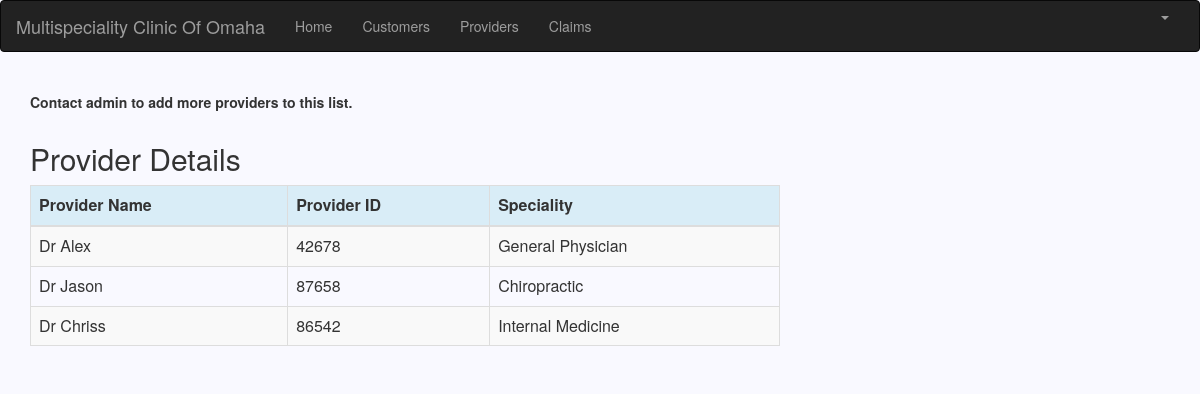
/provider_list (signed in), run on an earlier commit of the app's database.
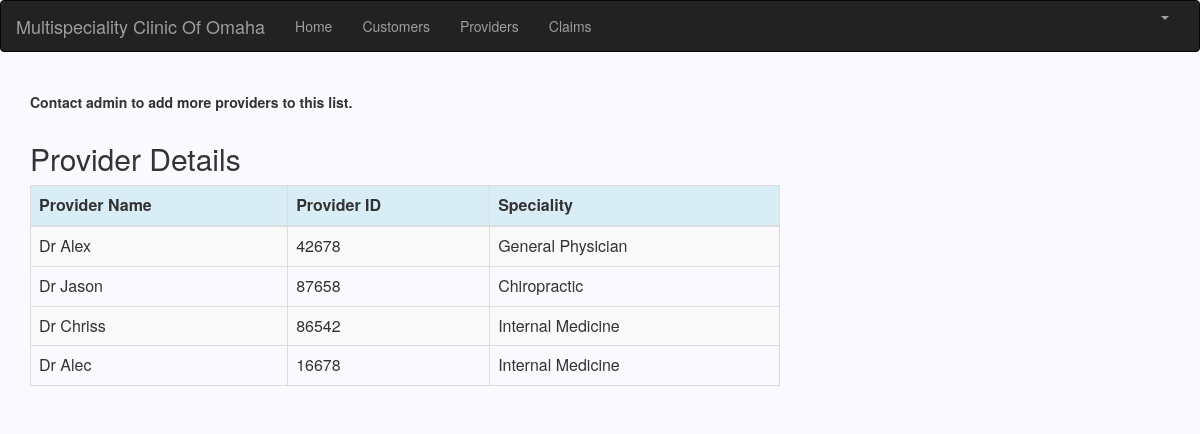
And on a later commit of the database.
### blog/models.py (models this page shows, shortened)
class Providers(models.Model):
    provider_name = models.CharField(max_length=50)
    provider_id = models.CharField(max_length=5, blank=False, null=False)
    speciality = models.CharField(max_length=100)
    class Meta:
        verbose_name = "Provider"
        verbose_name_plural = "Providers"

### blog/views.py (the view)
# urls.py: path('provider_list', views.provider_list, name='provider_list'),
@login_required
def provider_list(request):
    provider = Providers.objects.all()
    return render(request, 'blog/provider_list.html', {'Providers': provider})

### blog/templates/blog/provider_list.html (shortened to what this page needs)
{% extends 'blog/base.html' %}
{% load crispy_forms_tags %}
{% block content %}
    <html>
    <head>
        <p><br><b>Contact admin to add more providers to this list.</b></p>
        <link rel="stylesheet" href="https://maxcdn.bootstrapcdn.com/bootstrap/3.3.4/css/bootstrap.min.css">
    </head>
    <body>
    <div class="row">
        <h2 style="padding-left: 15Px">Provider Details</h2>
    </div>
    <div>
        <table class="table table-striped table-bordered table-hover">
            <thead>
            <tr class="bg-info">
                <th>Provider Name</th>
                <th>Provider ID</th>
                <th>Speciality</th>
            </tr>
            </thead>
            <tbody>
            {% for provider in Providers %}
                <tr>
                    <td>{{ provider.provider_name }}</td>
                    <td>{{ provider.provider_id }}</td>
                    <td>{{ provider.speciality }}</td>
                </tr>
            {% endfor %}
            </tbody>
        </table>
    </div>
    </body>
    </html>
{% endblock %}

What changed in the data, as far as the page shows it:
added Providers: provider_name "Dr Alec", provider_id "16678", speciality "Internal Medicine"
